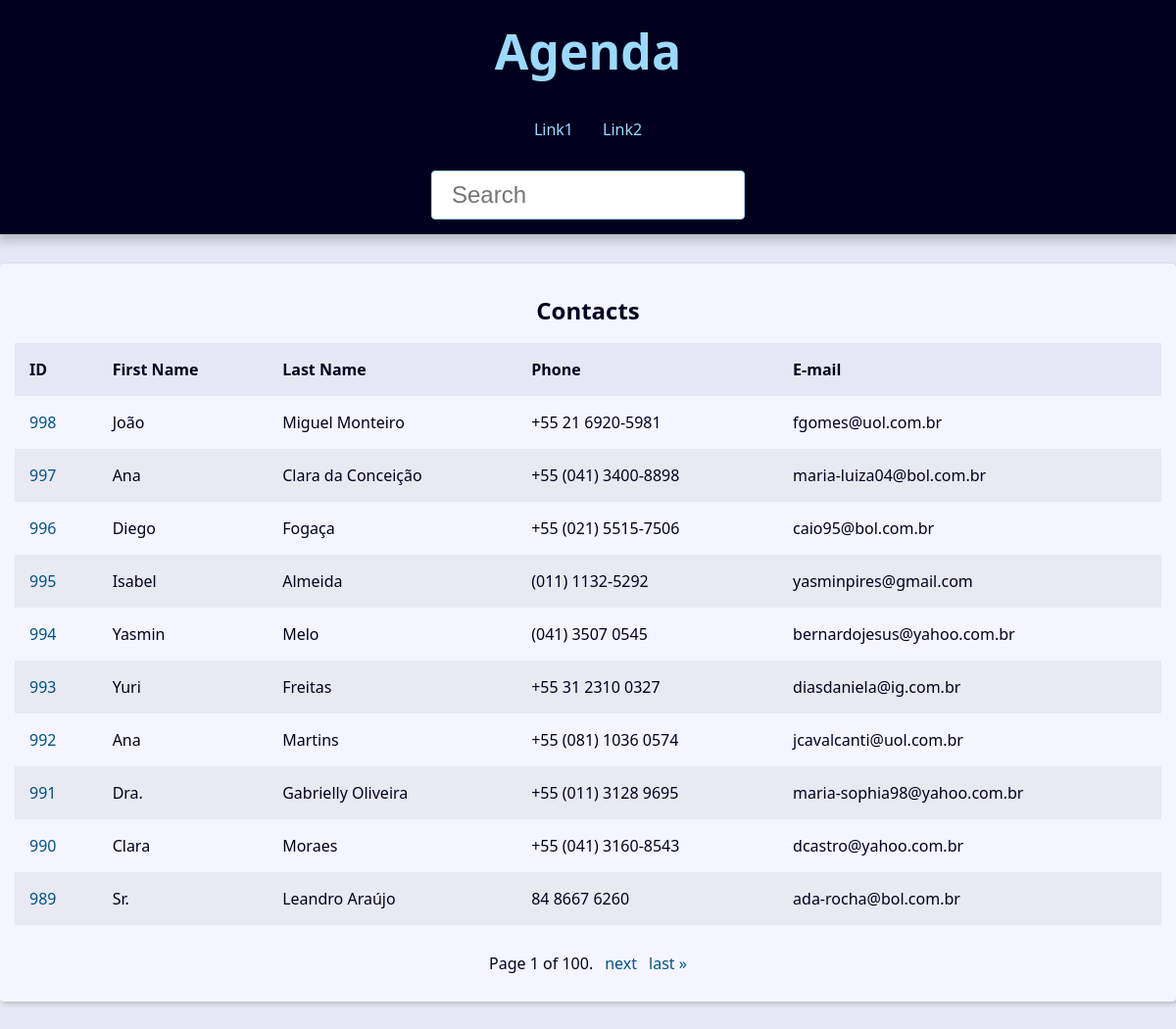
The page / on the database its author committed.
### contact/models.py (models this page shows, shortened)
class Contact(models.Model):
    first_name = models.CharField(max_length=50)
    last_name = models.CharField(max_length=50, blank=True)
    phone = models.CharField(max_length=50)
    email = models.EmailField(max_length=254, blank=True)
    created_date = models.DateTimeField(default=timezone.now)
    description = models.TextField(blank=True)
    show = models.BooleanField(default=True)
    picture = models.ImageField(blank=True, upload_to='pictures/%Y/%m/')
    category = models.ForeignKey(
        Category,on_delete=models.SET_NULL,
        blank=True, null=True
    )
    owner = models.ForeignKey(
        User,on_delete=models.SET_NULL,
        blank=True, null=True
    )

### contact/views/contact_views.py (the view)
# urls.py: path("", views.index, name='index'),
def index(request):
    contacts = Contact.objects \
        .filter(show=True)\
        .order_by('-id')
    paginator = Paginator(contacts,10)
    page_number = request.GET.get("page")
    page_obj = paginator.get_page(page_number)
    context = {
        'page_obj': page_obj,
        'site_title':'Contatos - '
    }
    return render(
        request,
        'contact/index.html',
        context
    )

### contact/templates/contact/index.html
{% extends 'global/base.html' %}
{% block content %}
  {% if page_obj %}
    <div class="responsive-table">
      <table class="contacts-table">
        <caption class="table-caption ">
          Contacts
        </caption>
        <thead>
          <tr class="table-row table-row-header">
            <th class="table-header">ID</th>
            <th class="table-header">First Name</th>
            <th class="table-header">Last Name</th>
            <th class="table-header">Phone</th>
            <th class="table-header">E-mail</th>
          </tr>
        </thead>
        <tbody>
          {% for contact in page_obj %}
            <tr class="table-row">
              <td class="table-cel">
                <a
                  class="table-link"
                  href="{% url 'contact:contact' contact.id %}"
                >
                  {{ contact.id }}
                </a>
              </td>
              <td class="table-cel">
                {{ contact.first_name }}
              </td>
              <td class="table-cel">
                {{ contact.last_name }}
              </td>
              <td class="table-cel">
                {{ contact.phone }}
              </td>
              <td class="table-cel">
                {{ contact.email }}
              </td>
            </tr>
          {% endfor %}
        </tbody>
      </table>
    </div>
  {% else %}
    <div class="single-contact">
      <h1 class="single-contact-name">
        Nenhum contato encontrado.
      </h1>
    </div>
  {% endif %}
{% endblock content %}

### base_static/global/css/style.css (style rules this page uses)
:root { --spacing: 1.5rem; --link-dark-color: rgb(0, 83, 134); --link-light-color: rgb(156, 217, 255); --clr-white: rgb(245, 245, 255); --clr-black: rgb(0, 0, 30); --clr-light-gray: rgb(230, 230, 245); --clr-dark-shadow-5: rgba(0, 0, 10, 5%); --clr-dark-shadow-10: rgba(0, 0, 10, 10%); --clr-dark-shadow-20: rgba(0, 0, 10, 20%); --clr-light-shadow-5: rgba(200, 200, 255, 5%); --clr-light-shadow-10: rgba(200, 200, 255, 10%); --clr-light-shadow-20: rgba(200, 200, 255, 20%); --main-page-width: 120rem; --table-min-width: 60rem; --biggest-font-size: 5rem; --bigger-font-size: 4rem; --big-font-size: 3.2rem; --medium-font-size: 2.4rem; --small-font-size: 1.6rem; --smaller-font-size: 1.4rem; --smallest-font-size: 1.2rem; --transition-fast: 300ms; --transition-medium: 600ms; --transition-slow: 1s; --default-border-radius: 4px; }
*, *::before, *::after { margin: 0; padding: 0; box-sizing: border-box; }
html { font-size: 62.5%; }
body { font-family: system-ui, -apple-system, BlinkMacSystemFont, 'Segoe UI', Roboto, Oxygen, Ubuntu, Cantarell, 'Open Sans', 'Helvetica Neue', sans-serif; line-height: 1.5; font-size: var(--small-font-size); color: var(--clr-black); -webkit-font-smoothing: antialiased; background: var(--clr-light-gray); }
.responsive-table { width: 100%; overflow-x: auto; }
.contacts-table { width: 100%; min-width: var(--table-min-width); border-collapse: collapse; }
.table-caption { font-size: var(--medium-font-size); font-weight: bold; padding: var(--spacing); }
.table-row { text-align: left; text-overflow: ellipsis; transition: background-color var(--transition-fast) ease-in-out; }
.table-row:nth-of-type(2n) { background: var(--clr-dark-shadow-5); }
.table-row-header { background: var(--clr-light-gray); color: var(--clr-black); }
.table-cel, .table-header { padding: var(--spacing); }
.table-link { color: var(--link-dark-color); transition: color var(--transition-fast) ease-in-out; text-decoration: none; }

### rows shown on the page
Contact: id "998", first_name "João", last_name "Miguel Monteiro", phone "+55 21 6920-5981", email "fgomes@uol.com.br"
Contact: id "997", first_name "Ana", last_name "Clara da Conceição", phone "+55 (041) 3400-8898", email "maria-luiza04@bol.com.br"
Contact: id "996", first_name "Diego", last_name "Fogaça", phone "+55 (021) 5515-7506", email "caio95@bol.com.br"
Contact: id "995", first_name "Isabel", last_name "Almeida", phone "(011) 1132-5292", email "yasminpires@gmail.com"
Contact: id "994", first_name "Yasmin", last_name "Melo", phone "(041) 3507 0545", email "bernardojesus@yahoo.com.br"
Contact: id "993", first_name "Yuri", last_name "Freitas", phone "+55 31 2310 0327", email "diasdaniela@ig.com.br"
Contact: id "992", first_name "Ana", last_name "Martins", phone "+55 (081) 1036 0574", email "jcavalcanti@uol.com.br"
Contact: id "991", first_name "Dra.", last_name "Gabrielly Oliveira", phone "+55 (011) 3128 9695", email "maria-sophia98@yahoo.com.br"
Contact: id "990", first_name "Clara", last_name "Moraes", phone "+55 (041) 3160-8543", email "dcastro@yahoo.com.br"
Contact: id "989", first_name "Sr.", last_name "Leandro Araújo", phone "84 8667 6260", email "ada-rocha@bol.com.br"

### other values the page prints
{{ page_obj.number }} "1"
{{ page_obj.paginator.num_pages }} "100"
